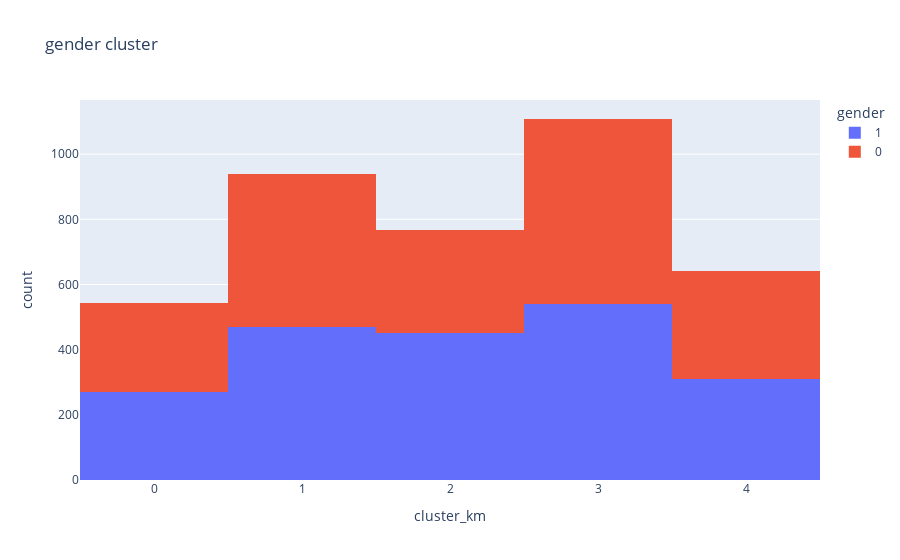
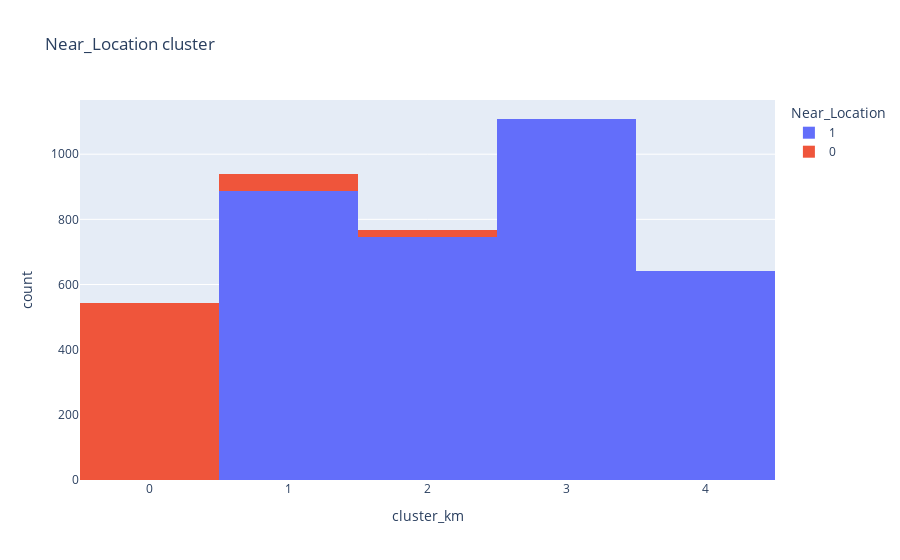
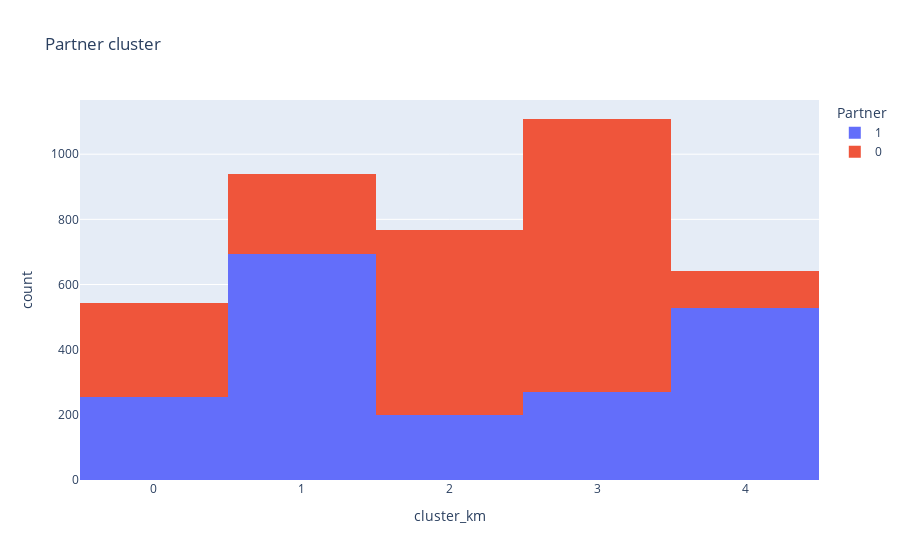
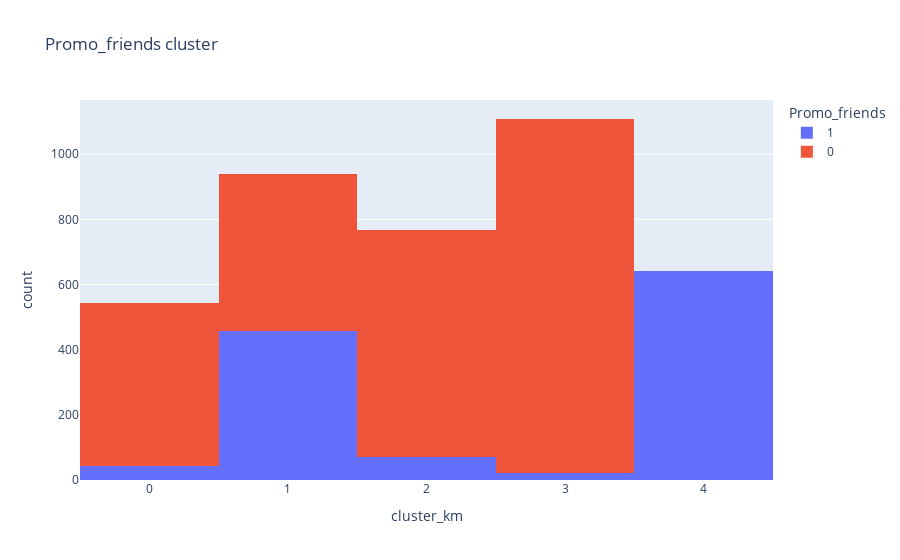

The notebook cell saved with these charts, in order:
### Markdown cell above
Now lets do the same thing for the categorical data, using histograms.

### Code cell
for i in categorical.columns:
    hist = px.histogram(X ,x = 'cluster_km', color = i, title = i + ' cluster')
    hist.show()

### Figure 1 — Plotly figure (JSON) as saved in the notebook; plotly's stock layout.template omitted (floating-point values rounded to 4 significant figures; data arrays with more than 128 entries replaced by an {"elided": "..."} marker saying what was removed)
{"data": [{"alignmentgroup": "True", "bingroup": "x", "hovertemplate": "gender=1<br>cluster_km=%{x}<br>count=%{y}<extra></extra>", "legendgroup": "1", "marker": {"color": "#636efa", "pattern": {"shape": ""}}, "name": "1", "offsetgroup": "1", "orientation": "v", "showlegend": true, "type": "histogram", "x": {"elided": "2041 int values"}, "xaxis": "x", "yaxis": "y"}, {"alignmentgroup": "True", "bingroup": "x", "hovertemplate": "gender=0<br>cluster_km=%{x}<br>count=%{y}<extra></extra>", "legendgroup": "0", "marker": {"color": "#EF553B", "pattern": {"shape": ""}}, "name": "0", "offsetgroup": "0", "orientation": "v", "showlegend": true, "type": "histogram", "x": {"elided": "1959 int values"}, "xaxis": "x", "yaxis": "y"}], "layout": {"barmode": "relative", "legend": {"title": {"text": "gender"}, "tracegroupgap": 0}, "title": {"text": "gender cluster"}, "xaxis": {"anchor": "y", "domain": [0, 1], "title": {"text": "cluster_km"}}, "yaxis": {"anchor": "x", "domain": [0, 1], "title": {"text": "count"}}}}

### Figure 2 — Plotly figure (JSON) as saved in the notebook; plotly's stock layout.template omitted (floating-point values rounded to 4 significant figures; data arrays with more than 128 entries replaced by an {"elided": "..."} marker saying what was removed)
{"data": [{"alignmentgroup": "True", "bingroup": "x", "hovertemplate": "Near_Location=1<br>cluster_km=%{x}<br>count=%{y}<extra></extra>", "legendgroup": "1", "marker": {"color": "#636efa", "pattern": {"shape": ""}}, "name": "1", "offsetgroup": "1", "orientation": "v", "showlegend": true, "type": "histogram", "x": {"elided": "3381 int values"}, "xaxis": "x", "yaxis": "y"}, {"alignmentgroup": "True", "bingroup": "x", "hovertemplate": "Near_Location=0<br>cluster_km=%{x}<br>count=%{y}<extra></extra>", "legendgroup": "0", "marker": {"color": "#EF553B", "pattern": {"shape": ""}}, "name": "0", "offsetgroup": "0", "orientation": "v", "showlegend": true, "type": "histogram", "x": {"elided": "619 int values"}, "xaxis": "x", "yaxis": "y"}], "layout": {"barmode": "relative", "legend": {"title": {"text": "Near_Location"}, "tracegroupgap": 0}, "title": {"text": "Near_Location cluster"}, "xaxis": {"anchor": "y", "domain": [0, 1], "title": {"text": "cluster_km"}}, "yaxis": {"anchor": "x", "domain": [0, 1], "title": {"text": "count"}}}}

### Figure 3 — Plotly figure (JSON) as saved in the notebook; plotly's stock layout.template omitted (floating-point values rounded to 4 significant figures; data arrays with more than 128 entries replaced by an {"elided": "..."} marker saying what was removed)
{"data": [{"alignmentgroup": "True", "bingroup": "x", "hovertemplate": "Partner=1<br>cluster_km=%{x}<br>count=%{y}<extra></extra>", "legendgroup": "1", "marker": {"color": "#636efa", "pattern": {"shape": ""}}, "name": "1", "offsetgroup": "1", "orientation": "v", "showlegend": true, "type": "histogram", "x": {"elided": "1947 int values"}, "xaxis": "x", "yaxis": "y"}, {"alignmentgroup": "True", "bingroup": "x", "hovertemplate": "Partner=0<br>cluster_km=%{x}<br>count=%{y}<extra></extra>", "legendgroup": "0", "marker": {"color": "#EF553B", "pattern": {"shape": ""}}, "name": "0", "offsetgroup": "0", "orientation": "v", "showlegend": true, "type": "histogram", "x": {"elided": "2053 int values"}, "xaxis": "x", "yaxis": "y"}], "layout": {"barmode": "relative", "legend": {"title": {"text": "Partner"}, "tracegroupgap": 0}, "title": {"text": "Partner cluster"}, "xaxis": {"anchor": "y", "domain": [0, 1], "title": {"text": "cluster_km"}}, "yaxis": {"anchor": "x", "domain": [0, 1], "title": {"text": "count"}}}}

### Figure 4 — Plotly figure (JSON) as saved in the notebook; plotly's stock layout.template omitted (floating-point values rounded to 4 significant figures; data arrays with more than 128 entries replaced by an {"elided": "..."} marker saying what was removed)
{"data": [{"alignmentgroup": "True", "bingroup": "x", "hovertemplate": "Promo_friends=1<br>cluster_km=%{x}<br>count=%{y}<extra></extra>", "legendgroup": "1", "marker": {"color": "#636efa", "pattern": {"shape": ""}}, "name": "1", "offsetgroup": "1", "orientation": "v", "showlegend": true, "type": "histogram", "x": {"elided": "1234 int values"}, "xaxis": "x", "yaxis": "y"}, {"alignmentgroup": "True", "bingroup": "x", "hovertemplate": "Promo_friends=0<br>cluster_km=%{x}<br>count=%{y}<extra></extra>", "legendgroup": "0", "marker": {"color": "#EF553B", "pattern": {"shape": ""}}, "name": "0", "offsetgroup": "0", "orientation": "v", "showlegend": true, "type": "histogram", "x": {"elided": "2766 int values"}, "xaxis": "x", "yaxis": "y"}], "layout": {"barmode": "relative", "legend": {"title": {"text": "Promo_friends"}, "tracegroupgap": 0}, "title": {"text": "Promo_friends cluster"}, "xaxis": {"anchor": "y", "domain": [0, 1], "title": {"text": "cluster_km"}}, "yaxis": {"anchor": "x", "domain": [0, 1], "title": {"text": "count"}}}}
